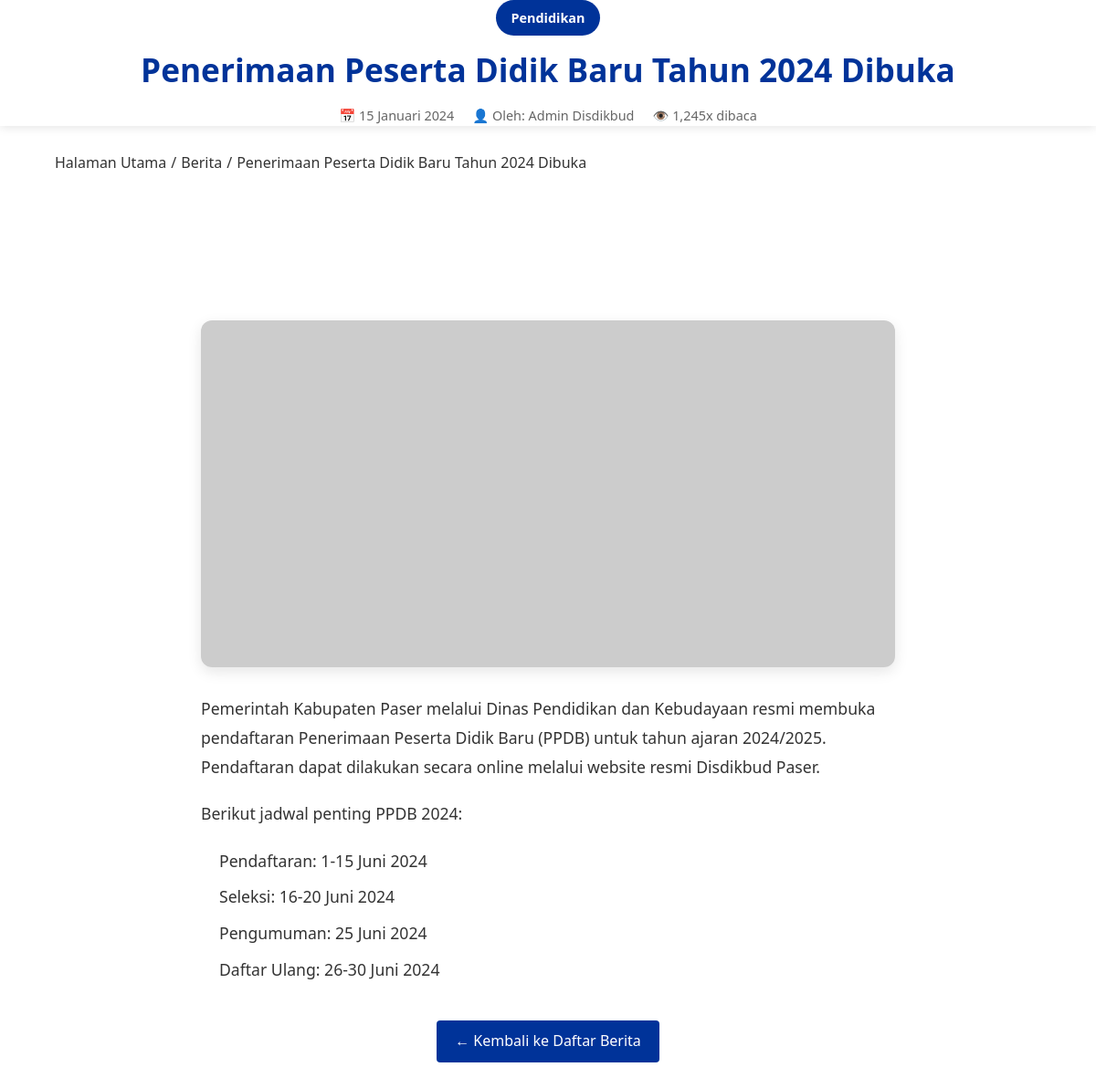
/berita-detail.php?id=1, run on the app's committed database.
### tables this page shows
CREATE TABLE IF NOT EXISTS berita (
    id INT PRIMARY KEY AUTO_INCREMENT,
    judul VARCHAR(255) NOT NULL,
    excerpt TEXT NOT NULL,
    konten LONGTEXT NOT NULL,
    kategori ENUM('Pendidikan', 'Kebudayaan', 'Pengumuman', 'Kegiatan') NOT NULL,
    gambar VARCHAR(255),
    thumbnail VARCHAR(255),
    penulis VARCHAR(100) NOT NULL,
    tanggal_publish DATE NOT NULL,
    dibuat_pada TIMESTAMP DEFAULT CURRENT_TIMESTAMP,
    diupdate_pada TIMESTAMP DEFAULT CURRENT_TIMESTAMP ON UPDATE CURRENT_TIMESTAMP,
    status ENUM('draft', 'publish') DEFAULT 'publish',
    dibaca INT DEFAULT 0
);

### functions.php (called while the page is built, shortened)
<?php
require_once 'config.php';
function formatTanggalIndonesia($tanggal) {
    $bulan = [
        '01' => 'Januari', '02' => 'Februari', '03' => 'Maret', '04' => 'April',
        '05' => 'Mei', '06' => 'Juni', '07' => 'Juli', '08' => 'Agustus',
        '09' => 'September', '10' => 'Oktober', '11' => 'November', '12' => 'Desember'
    ];
    $pecah = explode('-', $tanggal);
    return $pecah[2] . ' ' . $bulan[$pecah[1]] . ' ' . $pecah[0];
}
function ambilBeritaById($id) {
    global $pdo;
    $sql = "SELECT * FROM berita WHERE id = ? AND status = 'publish'";
    $stmt = $pdo->prepare($sql);
    $stmt->execute([$id]);
    return $stmt->fetch(PDO::FETCH_ASSOC);
}
?>

### berita-detail.php (the view, shortened to what this page needs)
<?php
require_once 'functions.php';
$id_berita = $_GET['id'] ?? 0;
$berita = ambilBeritaById($id_berita);
?>
<!DOCTYPE html>
<html lang="id">
<head>
    <link rel="stylesheet" href="css/styles.css" />
</head>
<body>
    <section class="breadcrumb-section">
        <div class="container">
            <nav class="breadcrumb-nav">
                <a href="index.html">Halaman Utama</a>
                <span>/</span>
                <a href="berita.php">Berita</a>
                <span>/</span>
                <span class="active"><?php echo htmlspecialchars($berita['judul']); ?></span>
            </nav>
        </div>
    </section>
    <section class="berita-detail">
        <article>
            <header class="berita-detail-header">
                <span class="berita-detail-category"><?php echo htmlspecialchars($berita['kategori']); ?></span>
                <h1 class="berita-detail-title"><?php echo htmlspecialchars($berita['judul']); ?></h1>
                <div class="berita-detail-meta">
                    <span>📅 <?php echo formatTanggalIndonesia($berita['tanggal_publish']); ?></span>
                    <span>👤 Oleh: <?php echo htmlspecialchars($berita['penulis']); ?></span>
                    <span>👁️ <?php echo number_format($berita['dibaca']); ?>x dibaca</span>
                </div>
            </header>
            <?php if (!empty($berita['gambar'])): ?>
            <div class="berita-detail-image">
                <img src="<?php echo htmlspecialchars($berita['gambar']); ?>" alt="<?php echo htmlspecialchars($berita['judul']); ?>">
            </div>
            <?php endif; ?>
            <div class="berita-detail-content">
                <?php echo $berita['konten']; ?>
            </div>
        </article>
        <div class="back-to-berita">
            <a href="berita.php" class="btn">← Kembali ke Daftar Berita</a>
        </div>
    </section>
</body>
</html>

### css/styles.css (style rules this page uses)
* { margin: 0; padding: 0; box-sizing: border-box; font-family: 'Segoe UI', Tahoma, Geneva, Verdana, sans-serif; }
body { color: #333; line-height: 1.6; overflow-x: hidden; padding-top: 80px; }
a { text-decoration: none; color: inherit; }
ul { list-style: none; }
.container { width: 90%; max-width: 1200px; margin: 0 auto; }
.btn { display: inline-block; padding: 10px 20px; background-color: #003399; color: white; border-radius: 4px; transition: background-color 0.3s; }
header { background-color: white; box-shadow: 0 2px 10px rgba(0, 0, 0, 0.1); position: fixed; top: 0; left: 0; width: 100%; z-index: 1000; transition: all 0.3s ease; }
section { padding: 60px 0; }
.breadcrumb-nav { display: flex; align-items: center; gap: 5px; }
html { scroll-behavior: smooth; }

### berita-detail.php (style rules this page uses)
.berita-detail { max-width: 800px; margin: 100px auto 50px; padding: 0 20px; }
.berita-detail-header { text-align: center; margin-bottom: 40px; }
.berita-detail-category { display: inline-block; background: #003399; color: white; padding: 8px 16px; border-radius: 20px; font-size: 0.9rem; font-weight: 600; margin-bottom: 15px; }
.berita-detail-title { font-size: 2.2rem; color: #003399; margin-bottom: 15px; line-height: 1.3; }
.berita-detail-meta { display: flex; justify-content: center; gap: 20px; color: #666; font-size: 0.9rem; flex-wrap: wrap; }
.berita-detail-image { margin: 30px 0; border-radius: 12px; overflow: hidden; box-shadow: 0 5px 15px rgba(0,0,0,0.1); }
.berita-detail-image img { width: 100%; height: auto; display: block; }
.berita-detail-content { line-height: 1.8; font-size: 1.1rem; color: #333; }
.berita-detail-content p { margin-bottom: 20px; }
.berita-detail-content ul, .berita-detail-content ol { margin-bottom: 20px; padding-left: 20px; }
.berita-detail-content li { margin-bottom: 8px; }
.back-to-berita { text-align: center; margin-top: 40px; }

### data on the page
berita: judul "Penerimaan Peserta Didik Baru Tahun 2024 Dibuka", kategori "Pendidikan", tanggal_publish "15 Januari 2024", penulis "Admin Disdikbud", dibaca "1,245", konten "Pemerintah Kabupaten Paser melalui Dinas Pendidikan dan Kebudayaan resmi membuka pendaftaran Penerimaan Peserta Didik Baru (PPDB) untuk tahun ajaran 2024/2025. Pendaftaran dapat dilakukan secara online melalui website resmi Disdikbud Paser. Berikut jadwal penting PPDB 2024: Pendaftaran: 1-15 Juni 2024 Seleksi: 16-20 Juni 2024 Pengumuman: 25 Juni 2024 Daftar Ulang: 26-30 Juni 2024"
